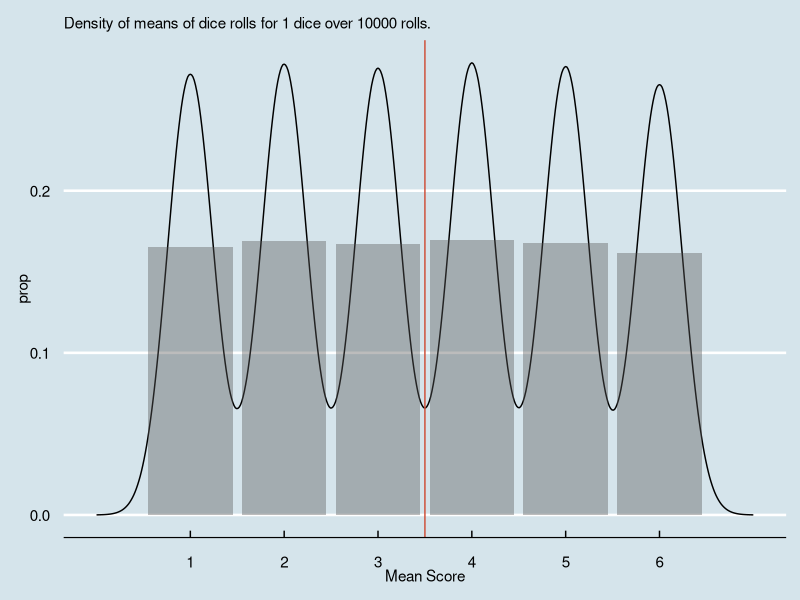
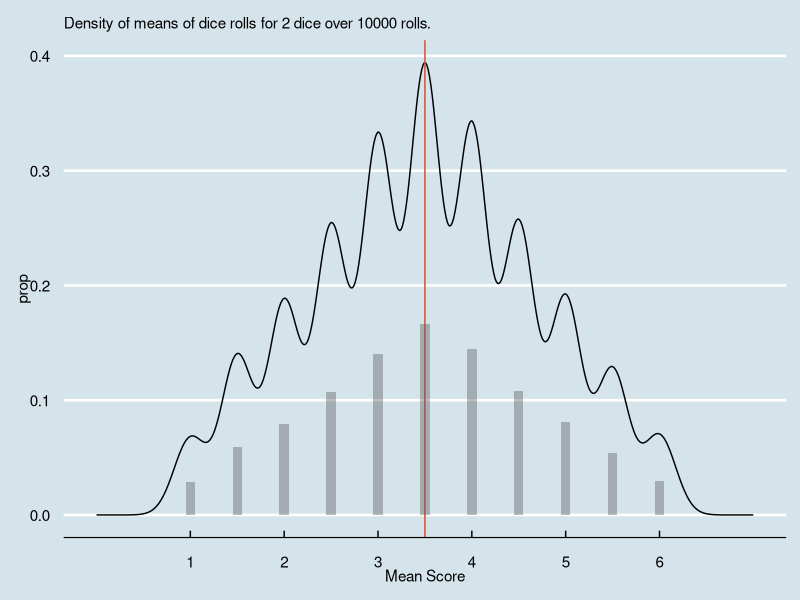
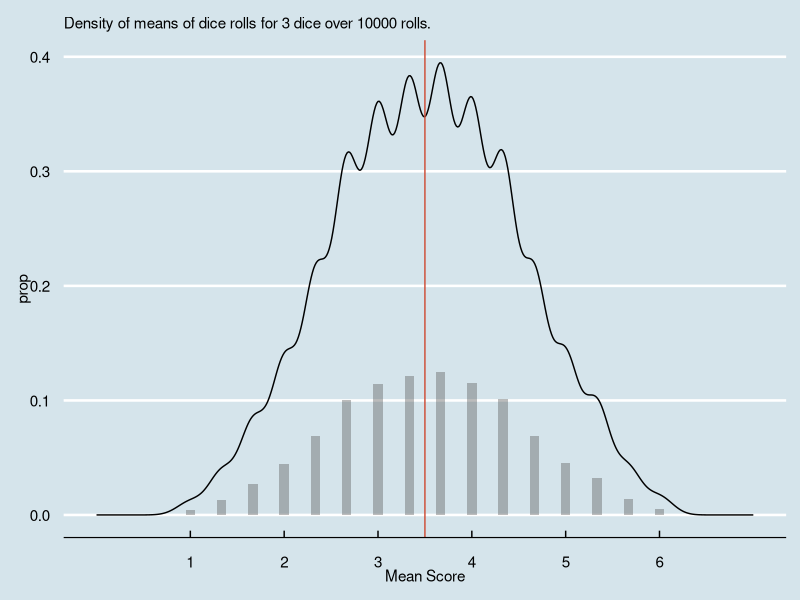
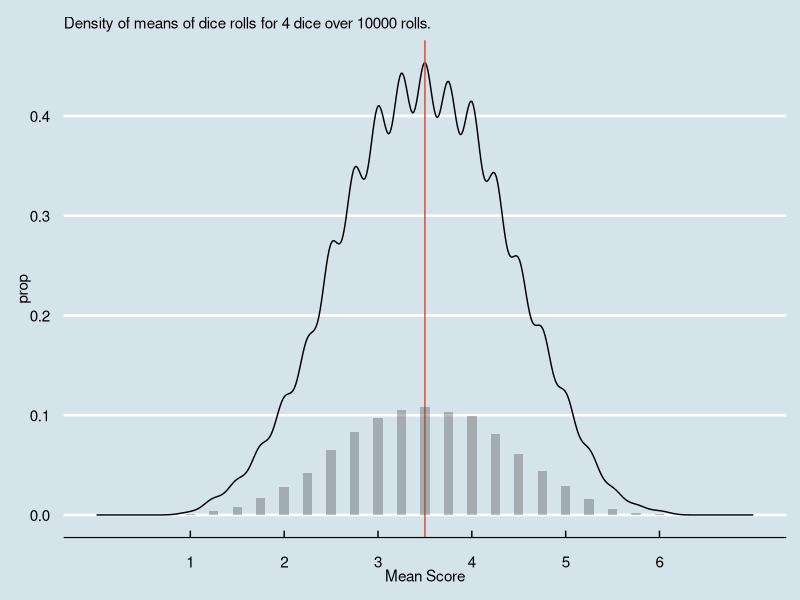
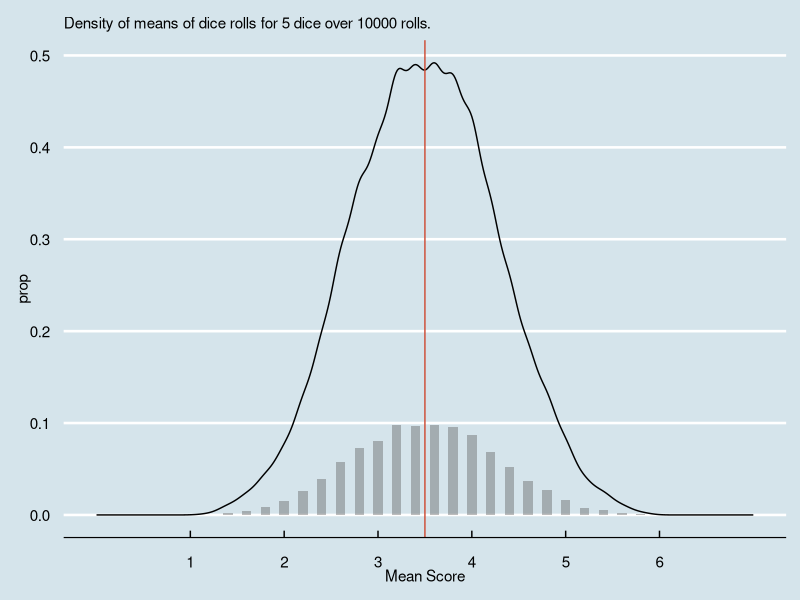
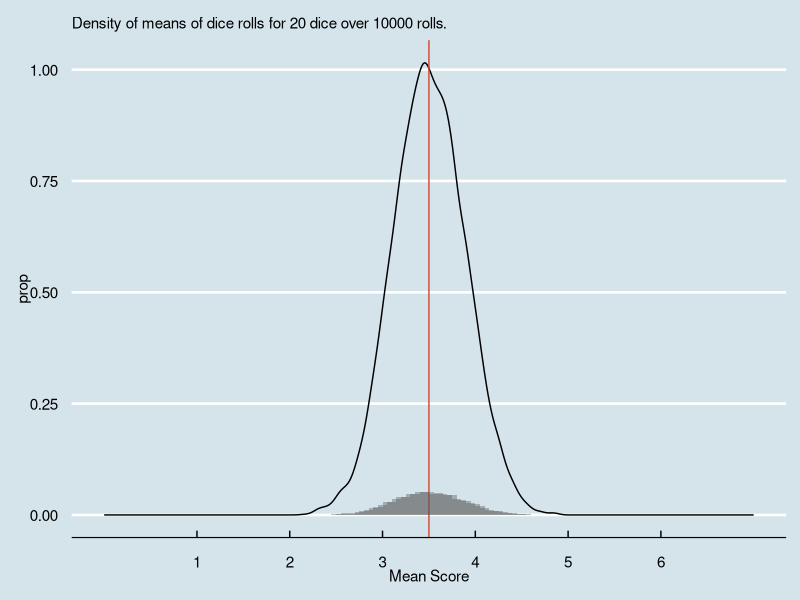
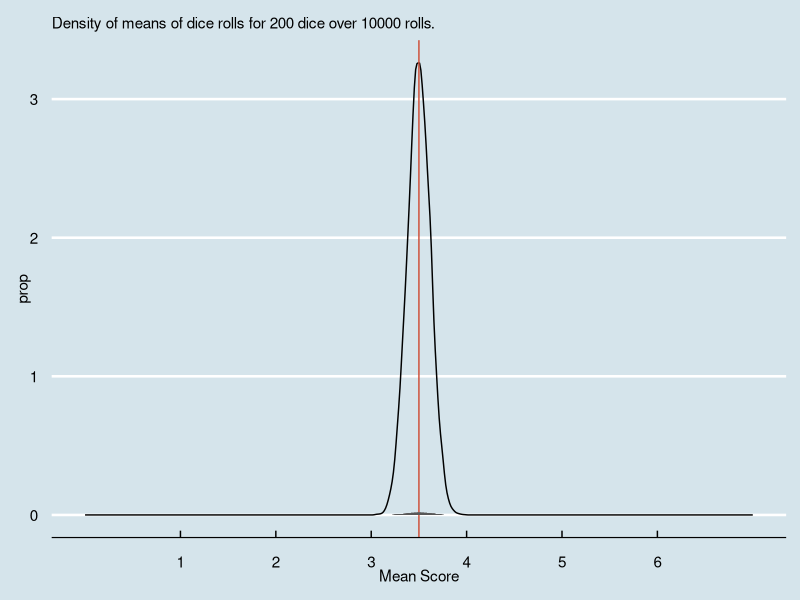
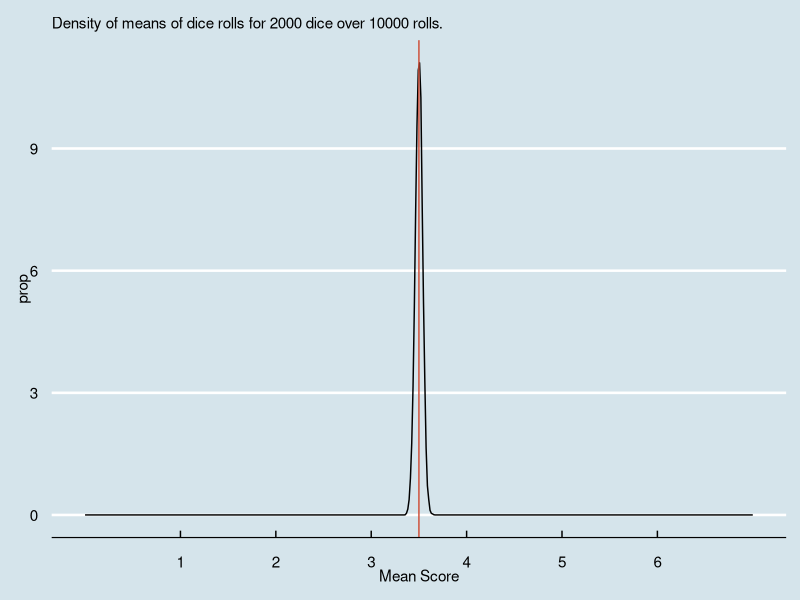

Write R code to recreate these figures, in order.
## ---- chunk 1
library(ggplot2)
library(ggthemes)
library(dplyr)
library(stringr)
theme_set(theme_economist())

knitr::opts_chunk$set(echo = FALSE, warning = FALSE, message = FALSE)
## ---- chunk 2
#roll, as in roll dice
# m = number of times
# n = number of dice

roll <- function(m, n){
  means <- plyr::ldply(1:m, function(x){
    return(mean(sample(1:6, n, replace = TRUE)))
  }) 
}

n_ = 1
m_ = 10000
g <- ggplot(roll(m = m_, n = n_),
            mapping = aes(x = V1)) +
  geom_density() +
  geom_vline(xintercept = 3.5, colour = "tomato3") +
  labs(
    subtitle = str_interp('Density of means of dice rolls for ${n_} dice over ${m_} rolls.'),
    x = 'Mean Score'
  ) +
  geom_bar(aes(y = ..prop..), alpha = 0.4) +
  scale_x_continuous(
    breaks = 1:6,
    lim =  c(0, 7)
  )

g



n_ = 2
m_ = 10000
g <- ggplot(roll(m = m_, n = n_),
            mapping = aes(x = V1)) +
  geom_density() +
  geom_vline(xintercept = 3.5, colour = "tomato3") +
  labs(
    subtitle = str_interp('Density of means of dice rolls for ${n_} dice over ${m_} rolls.'),
    x = 'Mean Score'
  ) +
  geom_bar(aes(y = ..prop..), width = 0.1, alpha = 0.4) +
  scale_x_continuous(
    breaks = 1:6,
    lim =  c(0, 7)
  )


g

n_ = 3
m_ = 10000
g <- ggplot(roll(m = m_, n = n_),
            mapping = aes(x = V1)) +
  geom_density() +
  geom_vline(xintercept = 3.5, colour = "tomato3") +
  labs(
    subtitle = str_interp('Density of means of dice rolls for ${n_} dice over ${m_} rolls.'),
    x = 'Mean Score'
  ) +
  geom_bar(aes(y = ..prop..), width = 0.1, alpha = 0.4) +
  scale_x_continuous(
    breaks = 1:6,
    lim =  c(0, 7)
  )


g

n_ = 4
m_ = 10000
g <- ggplot(roll(m = m_, n = n_),
            mapping = aes(x = V1)) +
  geom_density() +
  geom_vline(xintercept = 3.5, colour = "tomato3") +
  labs(
    subtitle = str_interp('Density of means of dice rolls for ${n_} dice over ${m_} rolls.'),
    x = 'Mean Score'
  ) +
  geom_bar(aes(y = ..prop..), width = 0.1, alpha = 0.4) +
  scale_x_continuous(
    breaks = 1:6,
    lim =  c(0, 7)
  )


g

n_ = 5
m_ = 10000
g <- ggplot(roll(m = m_, n = n_),
            mapping = aes(x = V1)) +
  geom_density() +
  geom_vline(xintercept = 3.5, colour = "tomato3") +
  labs(
    subtitle = str_interp('Density of means of dice rolls for ${n_} dice over ${m_} rolls.'),
    x = 'Mean Score'
  ) +
  geom_bar(aes(y = ..prop..), width = 0.1, alpha = 0.4) +
  scale_x_continuous(
    breaks = 1:6,
    lim =  c(0, 7)
  )


g

n_ = 20
m_ = 10000
g <- ggplot(roll(m = m_, n = n_),
            mapping = aes(x = V1)) +
  geom_density() +
  geom_vline(xintercept = 3.5, colour = "tomato3") +
  labs(
    subtitle = str_interp('Density of means of dice rolls for ${n_} dice over ${m_} rolls.'),
    x = 'Mean Score'
  ) +
  geom_bar(aes(y = ..prop..), width = 0.1, alpha = 0.4) +
  scale_x_continuous(
    breaks = 1:6,
    lim =  c(0, 7)
  )

g

n_ = 200
m_ = 10000
g <- ggplot(roll(m = m_, n = n_),
            mapping = aes(x = V1)) +
  geom_density() +
  geom_vline(xintercept = 3.5, colour = "tomato3") +
  labs(
    subtitle = str_interp('Density of means of dice rolls for ${n_} dice over ${m_} rolls.'),
    x = 'Mean Score'
  ) +
  geom_bar(aes(y = ..prop..), width = 0.1, alpha = 0.4) +
  scale_x_continuous(
    breaks = 1:6,
    lim =  c(0, 7)
  )

g

n_ = 2000
m_ = 10000
g <- ggplot(roll(m = m_, n = n_),
            mapping = aes(x = V1)) +
  geom_density() +
  geom_vline(xintercept = 3.5, colour = "tomato3") +
  labs(
    subtitle = str_interp('Density of means of dice rolls for ${n_} dice over ${m_} rolls.'),
    x = 'Mean Score'
  ) +
  geom_bar(aes(y = ..prop..), width = 0.1, alpha = 0.4) +
  scale_x_continuous(
    breaks = 1:6,
    lim =  c(0, 7)
  )

g
